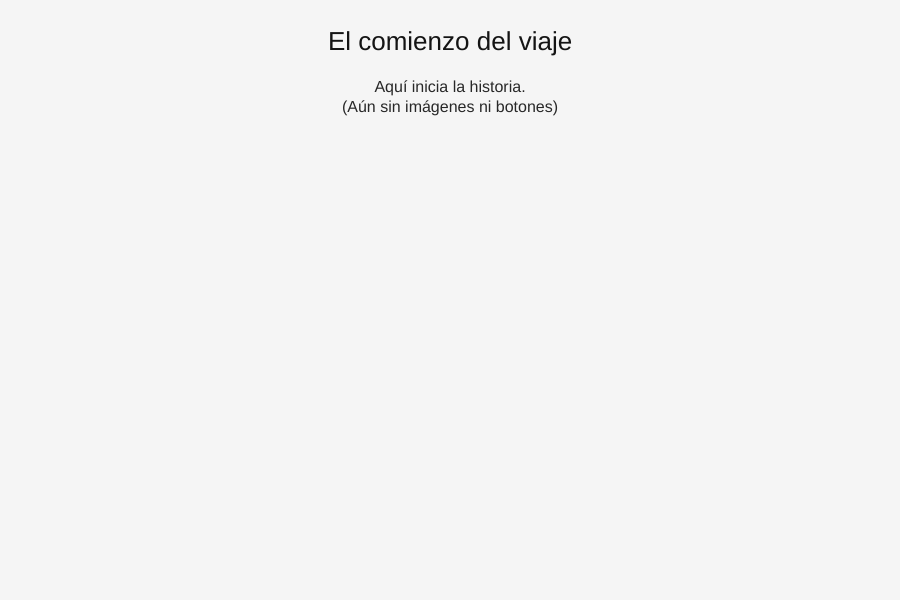
Frame 1 (no input)
Frame 60 (no input): identical to frame 1, image omitted
Frame 120 (the mouse pressed at the canvas centre since frame 60): identical to frame 1, image omitted

The p5.js sketch that drew this single still picture (run headless with seeded random() and noise() and a simulated clock; from frame 60 on, the mouse is pressed at the canvas centre):

// p5.js sketch
// ── sketch.js
// "Caminos de Atención" - Luna, Kiro, Mika
// p5.js

let escena = "1"; // "1" y "4" por ahora

function setup() {
  createCanvas(900, 600);
  textFont("sans-serif");
}

function draw() {
  background(245);

  switch (escena) {
    case "1":
      escena1();
      break;
    case "4":
      escena4();
      break;
  }
}

// ---- Helpers UI ----
function titulo(t) {
  fill(20);
  textAlign(CENTER, TOP);
  textSize(26);
  text(t, width / 2, 30);
}

function textoCentrado(t) {
  fill(40);
  textAlign(CENTER, TOP);
  textSize(16);
  text(t, width / 2, 80);
}

// ---- Escenas ----
function escena1() {
  titulo("El comienzo del viaje");
  textoCentrado("Aquí inicia la historia.\n(Aún sin imágenes ni botones)");
}

function escena4() {
  titulo("Epílogo");
  textoCentrado("Fin provisional.\n(Aún sin lógica de puntuación)");
}
